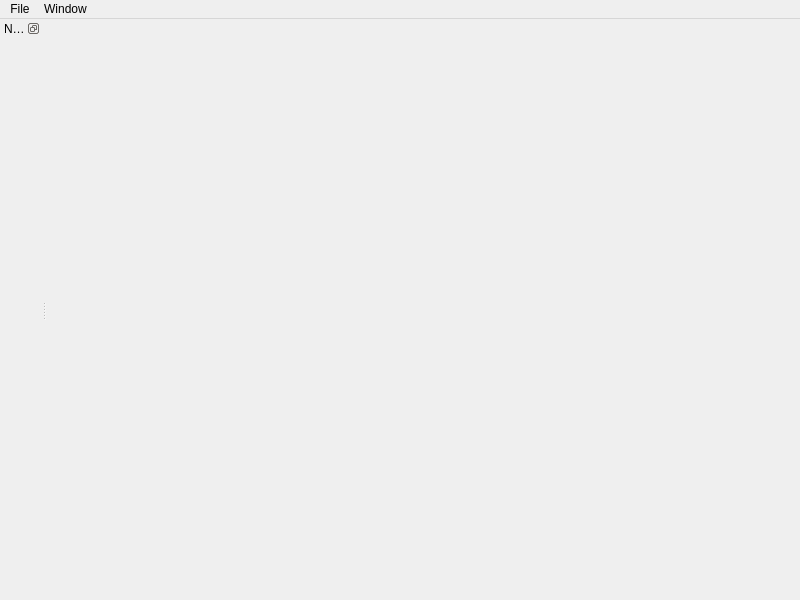
<?xml version="1.0" encoding="UTF-8"?>
<ui version="4.0">
 <class>MainWindow</class>
 <widget class="QMainWindow" name="MainWindow">
  <property name="geometry">
   <rect>
    <x>0</x>
    <y>0</y>
    <width>800</width>
    <height>600</height>
   </rect>
  </property>
  <property name="windowTitle">
   <string>Watch</string>
  </property>
  <widget class="QWidget" name="centralWidget">
   <layout class="QGridLayout" name="gridLayout">
    <property name="leftMargin">
     <number>0</number>
    </property>
    <property name="topMargin">
     <number>0</number>
    </property>
    <property name="rightMargin">
     <number>0</number>
    </property>
    <property name="bottomMargin">
     <number>0</number>
    </property>
    <item row="0" column="0">
     <widget class="Player" name="player" native="true"/>
    </item>
   </layout>
  </widget>
  <widget class="QMenuBar" name="menuBar">
   <property name="geometry">
    <rect>
     <x>0</x>
     <y>0</y>
     <width>800</width>
     <height>22</height>
    </rect>
   </property>
   <widget class="QMenu" name="menuFile">
    <property name="title">
     <string>File</string>
    </property>
    <addaction name="actionOpen_local"/>
    <addaction name="actionOpen_url"/>
    <addaction name="actionShare_current"/>
   </widget>
   <widget class="QMenu" name="menuWindow">
    <property name="title">
     <string>Window</string>
    </property>
    <addaction name="actionFullscreen"/>
   </widget>
   <addaction name="menuFile"/>
   <addaction name="menuWindow"/>
  </widget>
  <widget class="DiscreetDock" name="networkDock">
   <property name="features">
    <set>QDockWidget::DockWidgetFloatable|QDockWidget::DockWidgetMovable</set>
   </property>
   <property name="windowTitle">
    <string>Network</string>
   </property>
   <attribute name="dockWidgetArea">
    <number>1</number>
   </attribute>
   <widget class="QWidget" name="networkDockContents">
    <layout class="QVBoxLayout" name="verticalLayout">
     <property name="leftMargin">
      <number>9</number>
     </property>
     <property name="topMargin">
      <number>9</number>
     </property>
     <property name="rightMargin">
      <number>9</number>
     </property>
     <property name="bottomMargin">
      <number>9</number>
     </property>
     <item>
      <widget class="NetworkDisplay" name="networkDisplay" native="true"/>
     </item>
    </layout>
   </widget>
  </widget>
  <action name="actionOpen_local">
   <property name="text">
    <string>Open local file...</string>
   </property>
  </action>
  <action name="actionFullscreen">
   <property name="text">
    <string>Fullscreen</string>
   </property>
   <property name="shortcut">
    <string>F11</string>
   </property>
  </action>
  <action name="actionOpen_url">
   <property name="text">
    <string>Open url...</string>
   </property>
  </action>
  <action name="actionShare_current">
   <property name="text">
    <string>Share current media</string>
   </property>
  </action>
 </widget>
 <customwidgets>
  <customwidget>
   <class>Player</class>
   <extends>QWidget</extends>
   <header>HMI/player.h</header>
   <container>1</container>
  </customwidget>
  <customwidget>
   <class>NetworkDisplay</class>
   <extends>QWidget</extends>
   <header>HMI/networkdisplay.h</header>
   <container>1</container>
  </customwidget>
  <customwidget>
   <class>DiscreetDock</class>
   <extends>QDockWidget</extends>
   <header>HMI/Helpers/discreetdock.h</header>
   <container>1</container>
  </customwidget>
 </customwidgets>
 <resources/>
 <connections/>
</ui>
